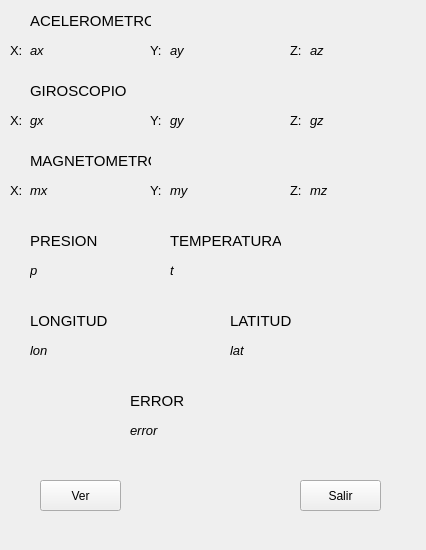
<?xml version="1.0" encoding="UTF-8"?>
<ui version="4.0">
 <class>Form</class>
 <widget class="QWidget" name="Form">
  <property name="geometry">
   <rect>
    <x>0</x>
    <y>0</y>
    <width>426</width>
    <height>550</height>
   </rect>
  </property>
  <property name="windowTitle">
   <string>Datos del Rover</string>
  </property>
  <widget class="QPushButton" name="pushButton">
   <property name="geometry">
    <rect>
     <x>300</x>
     <y>480</y>
     <width>81</width>
     <height>31</height>
    </rect>
   </property>
   <property name="text">
    <string>Salir</string>
   </property>
  </widget>
  <widget class="QLabel" name="label">
   <property name="geometry">
    <rect>
     <x>30</x>
     <y>10</y>
     <width>121</width>
     <height>21</height>
    </rect>
   </property>
   <property name="font">
    <font>
     <pointsize>11</pointsize>
    </font>
   </property>
   <property name="text">
    <string>ACELEROMETRO</string>
   </property>
  </widget>
  <widget class="QPushButton" name="pushButton_2">
   <property name="geometry">
    <rect>
     <x>40</x>
     <y>480</y>
     <width>81</width>
     <height>31</height>
    </rect>
   </property>
   <property name="text">
    <string>Ver</string>
   </property>
  </widget>
  <widget class="QLabel" name="label_2">
   <property name="geometry">
    <rect>
     <x>10</x>
     <y>40</y>
     <width>16</width>
     <height>21</height>
    </rect>
   </property>
   <property name="font">
    <font>
     <pointsize>10</pointsize>
    </font>
   </property>
   <property name="text">
    <string>X: </string>
   </property>
  </widget>
  <widget class="QLabel" name="label_3">
   <property name="geometry">
    <rect>
     <x>150</x>
     <y>40</y>
     <width>16</width>
     <height>21</height>
    </rect>
   </property>
   <property name="font">
    <font>
     <pointsize>10</pointsize>
    </font>
   </property>
   <property name="text">
    <string>Y: </string>
   </property>
  </widget>
  <widget class="QLabel" name="label_4">
   <property name="geometry">
    <rect>
     <x>290</x>
     <y>40</y>
     <width>16</width>
     <height>21</height>
    </rect>
   </property>
   <property name="font">
    <font>
     <pointsize>10</pointsize>
    </font>
   </property>
   <property name="text">
    <string>Z: </string>
   </property>
  </widget>
  <widget class="QLabel" name="label_5">
   <property name="geometry">
    <rect>
     <x>150</x>
     <y>110</y>
     <width>16</width>
     <height>21</height>
    </rect>
   </property>
   <property name="font">
    <font>
     <pointsize>10</pointsize>
    </font>
   </property>
   <property name="text">
    <string>Y: </string>
   </property>
  </widget>
  <widget class="QLabel" name="label_6">
   <property name="geometry">
    <rect>
     <x>30</x>
     <y>80</y>
     <width>121</width>
     <height>21</height>
    </rect>
   </property>
   <property name="font">
    <font>
     <pointsize>11</pointsize>
    </font>
   </property>
   <property name="text">
    <string>GIROSCOPIO</string>
   </property>
  </widget>
  <widget class="QLabel" name="label_7">
   <property name="geometry">
    <rect>
     <x>290</x>
     <y>110</y>
     <width>16</width>
     <height>21</height>
    </rect>
   </property>
   <property name="font">
    <font>
     <pointsize>10</pointsize>
    </font>
   </property>
   <property name="text">
    <string>Z: </string>
   </property>
  </widget>
  <widget class="QLabel" name="label_8">
   <property name="geometry">
    <rect>
     <x>10</x>
     <y>110</y>
     <width>16</width>
     <height>21</height>
    </rect>
   </property>
   <property name="font">
    <font>
     <pointsize>10</pointsize>
    </font>
   </property>
   <property name="text">
    <string>X: </string>
   </property>
  </widget>
  <widget class="QLabel" name="label_9">
   <property name="geometry">
    <rect>
     <x>150</x>
     <y>180</y>
     <width>16</width>
     <height>21</height>
    </rect>
   </property>
   <property name="font">
    <font>
     <pointsize>10</pointsize>
    </font>
   </property>
   <property name="text">
    <string>Y: </string>
   </property>
  </widget>
  <widget class="QLabel" name="label_10">
   <property name="geometry">
    <rect>
     <x>30</x>
     <y>150</y>
     <width>121</width>
     <height>21</height>
    </rect>
   </property>
   <property name="font">
    <font>
     <pointsize>11</pointsize>
    </font>
   </property>
   <property name="text">
    <string>MAGNETOMETRO</string>
   </property>
  </widget>
  <widget class="QLabel" name="label_11">
   <property name="geometry">
    <rect>
     <x>290</x>
     <y>180</y>
     <width>16</width>
     <height>21</height>
    </rect>
   </property>
   <property name="font">
    <font>
     <pointsize>10</pointsize>
    </font>
   </property>
   <property name="text">
    <string>Z: </string>
   </property>
  </widget>
  <widget class="QLabel" name="label_12">
   <property name="geometry">
    <rect>
     <x>10</x>
     <y>180</y>
     <width>16</width>
     <height>21</height>
    </rect>
   </property>
   <property name="font">
    <font>
     <pointsize>10</pointsize>
    </font>
   </property>
   <property name="text">
    <string>X: </string>
   </property>
  </widget>
  <widget class="QLabel" name="label_14">
   <property name="geometry">
    <rect>
     <x>30</x>
     <y>230</y>
     <width>91</width>
     <height>21</height>
    </rect>
   </property>
   <property name="font">
    <font>
     <pointsize>11</pointsize>
    </font>
   </property>
   <property name="text">
    <string>PRESION</string>
   </property>
  </widget>
  <widget class="QLabel" name="label_15">
   <property name="geometry">
    <rect>
     <x>170</x>
     <y>230</y>
     <width>111</width>
     <height>21</height>
    </rect>
   </property>
   <property name="font">
    <font>
     <pointsize>11</pointsize>
    </font>
   </property>
   <property name="text">
    <string>TEMPERATURA</string>
   </property>
  </widget>
  <widget class="QLabel" name="label_16">
   <property name="geometry">
    <rect>
     <x>30</x>
     <y>310</y>
     <width>91</width>
     <height>21</height>
    </rect>
   </property>
   <property name="font">
    <font>
     <pointsize>11</pointsize>
    </font>
   </property>
   <property name="text">
    <string>LONGITUD</string>
   </property>
  </widget>
  <widget class="QLabel" name="label_17">
   <property name="geometry">
    <rect>
     <x>230</x>
     <y>310</y>
     <width>111</width>
     <height>21</height>
    </rect>
   </property>
   <property name="font">
    <font>
     <pointsize>11</pointsize>
    </font>
   </property>
   <property name="text">
    <string>LATITUD</string>
   </property>
  </widget>
  <widget class="QLabel" name="label_18">
   <property name="geometry">
    <rect>
     <x>130</x>
     <y>390</y>
     <width>91</width>
     <height>21</height>
    </rect>
   </property>
   <property name="font">
    <font>
     <pointsize>11</pointsize>
    </font>
   </property>
   <property name="text">
    <string>ERROR</string>
   </property>
  </widget>
  <widget class="QLabel" name="label_13">
   <property name="geometry">
    <rect>
     <x>30</x>
     <y>40</y>
     <width>71</width>
     <height>21</height>
    </rect>
   </property>
   <property name="font">
    <font>
     <pointsize>10</pointsize>
     <italic>true</italic>
    </font>
   </property>
   <property name="text">
    <string>ax</string>
   </property>
  </widget>
  <widget class="QLabel" name="label_19">
   <property name="geometry">
    <rect>
     <x>170</x>
     <y>40</y>
     <width>71</width>
     <height>21</height>
    </rect>
   </property>
   <property name="font">
    <font>
     <pointsize>10</pointsize>
     <italic>true</italic>
    </font>
   </property>
   <property name="text">
    <string>ay</string>
   </property>
  </widget>
  <widget class="QLabel" name="label_20">
   <property name="geometry">
    <rect>
     <x>310</x>
     <y>40</y>
     <width>71</width>
     <height>21</height>
    </rect>
   </property>
   <property name="font">
    <font>
     <pointsize>10</pointsize>
     <italic>true</italic>
    </font>
   </property>
   <property name="text">
    <string>az</string>
   </property>
  </widget>
  <widget class="QLabel" name="label_21">
   <property name="geometry">
    <rect>
     <x>170</x>
     <y>110</y>
     <width>71</width>
     <height>21</height>
    </rect>
   </property>
   <property name="font">
    <font>
     <pointsize>10</pointsize>
     <italic>true</italic>
    </font>
   </property>
   <property name="text">
    <string>gy</string>
   </property>
  </widget>
  <widget class="QLabel" name="label_22">
   <property name="geometry">
    <rect>
     <x>30</x>
     <y>110</y>
     <width>71</width>
     <height>21</height>
    </rect>
   </property>
   <property name="font">
    <font>
     <pointsize>10</pointsize>
     <italic>true</italic>
    </font>
   </property>
   <property name="text">
    <string>gx</string>
   </property>
  </widget>
  <widget class="QLabel" name="label_23">
   <property name="geometry">
    <rect>
     <x>310</x>
     <y>110</y>
     <width>71</width>
     <height>21</height>
    </rect>
   </property>
   <property name="font">
    <font>
     <pointsize>10</pointsize>
     <italic>true</italic>
    </font>
   </property>
   <property name="text">
    <string>gz</string>
   </property>
  </widget>
  <widget class="QLabel" name="label_24">
   <property name="geometry">
    <rect>
     <x>30</x>
     <y>180</y>
     <width>71</width>
     <height>21</height>
    </rect>
   </property>
   <property name="font">
    <font>
     <pointsize>10</pointsize>
     <italic>true</italic>
    </font>
   </property>
   <property name="text">
    <string>mx</string>
   </property>
  </widget>
  <widget class="QLabel" name="label_25">
   <property name="geometry">
    <rect>
     <x>170</x>
     <y>180</y>
     <width>71</width>
     <height>21</height>
    </rect>
   </property>
   <property name="font">
    <font>
     <pointsize>10</pointsize>
     <italic>true</italic>
    </font>
   </property>
   <property name="text">
    <string>my</string>
   </property>
  </widget>
  <widget class="QLabel" name="label_26">
   <property name="geometry">
    <rect>
     <x>310</x>
     <y>180</y>
     <width>71</width>
     <height>21</height>
    </rect>
   </property>
   <property name="font">
    <font>
     <pointsize>10</pointsize>
     <italic>true</italic>
    </font>
   </property>
   <property name="text">
    <string>mz</string>
   </property>
  </widget>
  <widget class="QLabel" name="label_27">
   <property name="geometry">
    <rect>
     <x>30</x>
     <y>260</y>
     <width>111</width>
     <height>21</height>
    </rect>
   </property>
   <property name="font">
    <font>
     <pointsize>10</pointsize>
     <italic>true</italic>
    </font>
   </property>
   <property name="text">
    <string>p</string>
   </property>
  </widget>
  <widget class="QLabel" name="label_28">
   <property name="geometry">
    <rect>
     <x>170</x>
     <y>260</y>
     <width>111</width>
     <height>21</height>
    </rect>
   </property>
   <property name="font">
    <font>
     <pointsize>10</pointsize>
     <italic>true</italic>
    </font>
   </property>
   <property name="text">
    <string>t</string>
   </property>
  </widget>
  <widget class="QLabel" name="label_29">
   <property name="geometry">
    <rect>
     <x>230</x>
     <y>340</y>
     <width>131</width>
     <height>21</height>
    </rect>
   </property>
   <property name="font">
    <font>
     <pointsize>10</pointsize>
     <italic>true</italic>
    </font>
   </property>
   <property name="text">
    <string>lat</string>
   </property>
  </widget>
  <widget class="QLabel" name="label_30">
   <property name="geometry">
    <rect>
     <x>30</x>
     <y>340</y>
     <width>131</width>
     <height>21</height>
    </rect>
   </property>
   <property name="font">
    <font>
     <pointsize>10</pointsize>
     <italic>true</italic>
    </font>
   </property>
   <property name="text">
    <string>lon</string>
   </property>
  </widget>
  <widget class="QLabel" name="label_31">
   <property name="geometry">
    <rect>
     <x>130</x>
     <y>420</y>
     <width>131</width>
     <height>21</height>
    </rect>
   </property>
   <property name="font">
    <font>
     <pointsize>10</pointsize>
     <italic>true</italic>
    </font>
   </property>
   <property name="text">
    <string>error</string>
   </property>
  </widget>
 </widget>
 <resources/>
 <connections>
  <connection>
   <sender>pushButton</sender>
   <signal>clicked()</signal>
   <receiver>Form</receiver>
   <slot>close()</slot>
   <hints>
    <hint type="sourcelabel">
     <x>348</x>
     <y>510</y>
    </hint>
    <hint type="destinationlabel">
     <x>253</x>
     <y>67</y>
    </hint>
   </hints>
  </connection>
  <connection>
   <sender>pushButton_2</sender>
   <signal>clicked()</signal>
   <receiver>label</receiver>
   <slot>show()</slot>
   <hints>
    <hint type="sourcelabel">
     <x>78</x>
     <y>487</y>
    </hint>
    <hint type="destinationlabel">
     <x>78</x>
     <y>19</y>
    </hint>
   </hints>
  </connection>
 </connections>
</ui>
